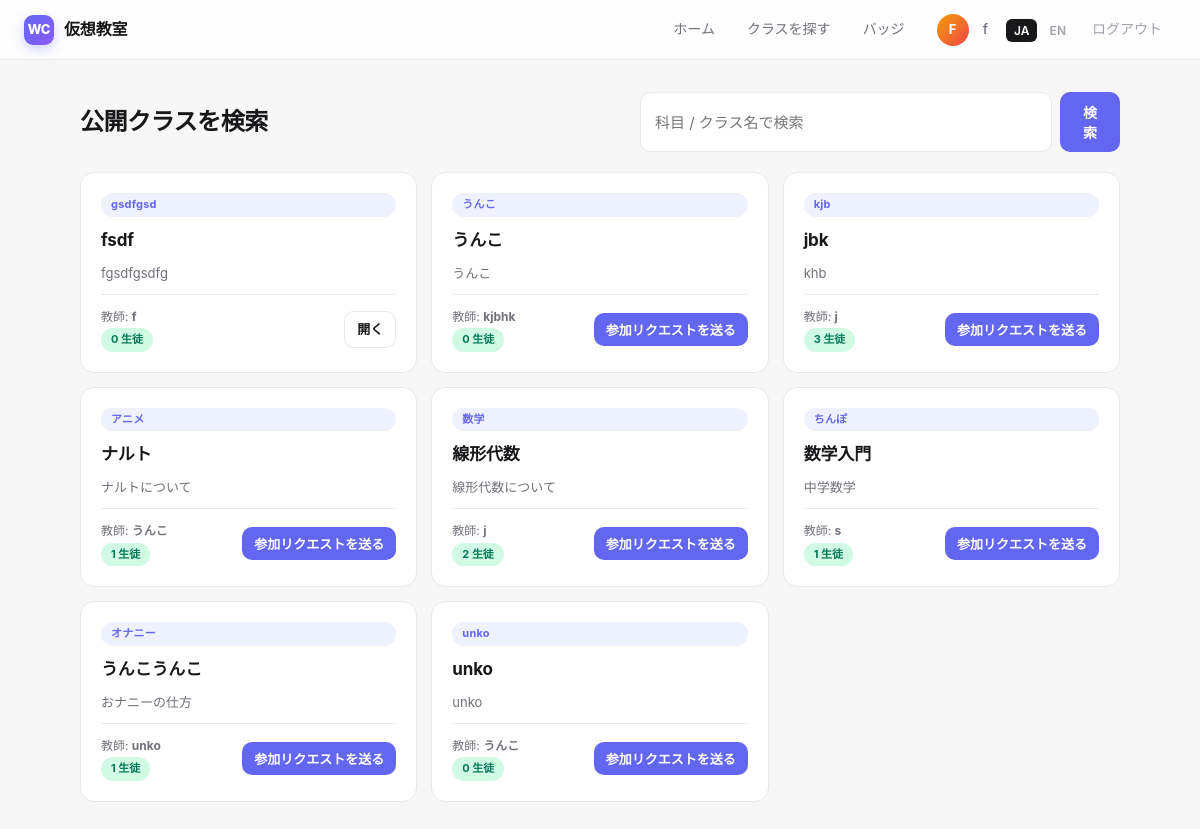
/classes (signed in), run on the app's committed database.
### tables this page shows
CREATE TABLE users (
        id INTEGER PRIMARY KEY AUTOINCREMENT,
        name TEXT NOT NULL UNIQUE,
        created_at TEXT NOT NULL
    , lang TEXT DEFAULT 'ja', title TEXT DEFAULT '', bio TEXT DEFAULT '', skin TEXT DEFAULT 'default');

CREATE TABLE classes (
        id INTEGER PRIMARY KEY AUTOINCREMENT,
        title TEXT NOT NULL,
        subject TEXT NOT NULL,
        description TEXT,
        teacher_id INTEGER NOT NULL,
        join_code TEXT NOT NULL UNIQUE,
        created_at TEXT NOT NULL, blackboard TEXT DEFAULT '', ai_mode INTEGER DEFAULT 0, stage INTEGER DEFAULT 0, is_public INTEGER DEFAULT 1, ai_teacher_mode INTEGER DEFAULT 0, teaching_focus TEXT DEFAULT '', taught_by TEXT DEFAULT '', is_weekly INTEGER DEFAULT 0, weekly_time TEXT DEFAULT '',
        FOREIGN KEY (teacher_id) REFERENCES users(id)
    );

### main.py (the view)
@app.get("/classes", response_class=HTMLResponse)
def browse_classes(request: Request, q: str = ""):
    user = current_user(request)
    if not user:
        return RedirectResponse("/login")
    raw = list_public_classes(q)
    results = []
    for c in raw:
        d = dict(c)
        d["student_count"] = count_students(c["id"])
        results.append(d)
    my_classes = {c["id"] for c in list_classes_for_user(user["id"])}
    return templates.TemplateResponse(
        request, "browse.html",
        ctx(request, user, results=results, q=q, my_classes=my_classes),
    )

### templates/browse.html (shortened to what this page needs)
{% extends "base.html" %}
{% block content %}
<div class="search-h">
  <h1>{{ T.search_classes }}</h1>
  <form method="get" action="/classes" class="search-bar">
    <input type="text" name="q" value="{{ q }}" placeholder="{{ T.search_placeholder }}">
    <button class="btn" type="submit">{{ T.search }}</button>
  </form>
</div>
{% if results %}
<div class="grid">
  {% for c in results %}
  <div class="class-card">
    <span class="pill">{{ c.subject }}</span>
    <h3>{{ c.title }}</h3>
    <div class="desc">{{ c.description or "" }}</div>
    <div class="foot">
      <div>
        <div class="teacher">{{ T.teacher }}: <strong>{{ c.teacher_name }}</strong></div>
        <div class="count">{{ c.student_count }} {{ T.student }}</div>
      </div>
      {% if c.id in my_classes %}
        <a class="btn sm ghost" href="/class/{{ c.id }}">{{ T.open }}</a>
      {% else %}
        <form method="post" action="/classes/{{ c.id }}/request">
          <button class="btn sm" type="submit">{{ T.request_join }}</button>
        </form>
      {% endif %}
    </div>
  </div>
  {% endfor %}
</div>
{% endif %}
{% endblock %}

### templates/base.html (shortened to what this page needs)
<!DOCTYPE html>
<html lang="{{ lang }}">
<head>
</head>
<body>
<header class="hdr">
  <a href="/dashboard" class="brand">
    <div class="logo">WC</div>
    <span>{{ T.app_title }}</span>
  </a>
  <nav>
        {% if user %}
      <a href="/dashboard">{{ T.home }}</a>
      <a href="/classes">{{ T.join_class }}</a>
      <a href="/badges">{{ T.badges }}</a>
      <a href="/u/{{ user.id }}" style="display:flex;align-items:center;gap:6px;">
        <span class="avatar">{{ user.name[0]|upper }}</span>
        <span>{{ user.name }}</span>
      </a>
      <span class="lang">
        <a href="/lang/ja" class="{% if lang == 'ja' %}active{% endif %}">JA</a>
        <a href="/lang/en" class="{% if lang == 'en' %}active{% endif %}">EN</a>
      </span>
      <a href="/logout" style="color:var(--text-soft);">{{ T.logout }}</a>
    {% else %}
      <span class="lang">
        <a href="/lang/ja" class="{% if lang == 'ja' %}active{% endif %}">JA</a>
        <a href="/lang/en" class="{% if lang == 'en' %}active{% endif %}">EN</a>
      </span>
    {% endif %}
  </nav>
</header>
<main class="{% block main_class %}{% endblock %}">
{% block content %}{% endblock %}
</main>
</body>
</html>

### templates/base.html (style rules this page uses)
:root { --bg: #f7f7f8; --surface: #ffffff; --surface-2: #fafafa; --border: #e8e8ec; --text: #18181b; --text-muted: #71717a; --text-soft: #a1a1aa; --primary: #6366f1; --primary-hover: #4f46e5; --primary-soft: #eef2ff; --teacher: #f59e0b; --teacher-soft: #fef3c7; --student: #10b981; --student-soft: #d1fae5; --danger: #ef4444; --danger-soft: #fee2e2; --success: #10b981; --radius: 14px; --radius-sm: 10px; --radius-lg: 20px; --shadow-sm: 0 1px 2px rgba(0,0,0,.04); --shadow: 0 4px 12px rgba(0,0,0,.05); --shadow-lg: 0 12px 32px rgba(0,0,0,.08); --font: -apple-system, BlinkMacSystemFont, "Inter", "Hiragino Sans", "Yu Gothic UI", "Meiryo", sans-serif; }
* { box-sizing: border-box; }
html, body { margin: 0; padding: 0; }
body { font-family: var(--font); background: var(--bg); color: var(--text); font-size: 15px; line-height: 1.6; -webkit-font-smoothing: antialiased; }
a { color: inherit; text-decoration: none; }
button { font-family: inherit; }
.hdr { background: rgba(255,255,255,.85); backdrop-filter: saturate(180%) blur(12px); -webkit-backdrop-filter: saturate(180%) blur(12px); border-bottom: 1px solid var(--border); padding: 0 24px; height: 60px; display: flex; align-items: center; justify-content: space-between; position: sticky; top: 0; z-index: 50; }
.hdr .brand { display: flex; align-items: center; gap: 10px; font-weight: 700; font-size: 16px; letter-spacing: -.01em; }
.hdr .brand .logo { width: 30px; height: 30px; border-radius: 9px; background: linear-gradient(135deg, #6366f1, #8b5cf6); display: flex; align-items: center; justify-content: center; color: #fff; font-size: 13px; font-weight: 800; box-shadow: 0 4px 12px rgba(99,102,241,.3); }
.hdr nav { display: flex; align-items: center; gap: 4px; }
.hdr nav a { padding: 7px 14px; border-radius: 8px; font-size: 14px; color: var(--text-muted); font-weight: 500; transition: all .15s; }
.hdr .avatar { width: 32px; height: 32px; border-radius: 50%; background: linear-gradient(135deg, #f59e0b, #ef4444); color: #fff; font-weight: 700; font-size: 13px; display: flex; align-items: center; justify-content: center; margin-right: 8px; }
.hdr .lang a { padding: 4px 8px; border-radius: 6px; font-size: 12px; color: var(--text-soft); font-weight: 600; }
.hdr .lang a.active { background: var(--text); color: #fff; }
main { max-width: 1080px; margin: 32px auto; padding: 0 20px; }
input[type=text], input[type=number], textarea, select { width: 100%; padding: 11px 14px; border: 1.5px solid var(--border); border-radius: var(--radius-sm); font-size: 15px; font-family: inherit; background: var(--surface); color: var(--text); transition: all .15s; margin-bottom: 4px; }
.btn { display: inline-flex; align-items: center; gap: 6px; padding: 10px 18px; border-radius: var(--radius-sm); background: var(--primary); color: #fff; border: none; font-size: 14px; font-weight: 600; cursor: pointer; transition: all .15s; text-decoration: none; font-family: inherit; }
.btn.ghost { background: var(--surface); color: var(--text); border: 1.5px solid var(--border); }
.btn.sm { padding: 7px 12px; font-size: 13px; }
.pill { display: inline-block; padding: 3px 10px; border-radius: 20px; font-size: 11px; font-weight: 700; letter-spacing: .02em; background: var(--primary-soft); color: var(--primary); }

### data on the page
users: name "F", name "f"
classes: subject "gsdfgsd", title "fsdf", description "fgsdfgsdfg", teacher "教師", teacher_name "f", student_count "0", student "生徒", open "開く"
classes: subject "うんこ", title "うんこ", description "うんこ", teacher "教師", teacher_name "kjbhk", student_count "0", student "生徒", request_join "参加リクエストを送る"
classes: subject "kjb", title "jbk", description "khb", teacher "教師", teacher_name "j", student_count "3", student "生徒", request_join "参加リクエストを送る"
classes: subject "アニメ", title "ナルト", description "ナルトについて", teacher "教師", teacher_name "うんこ", student_count "1", student "生徒", request_join "参加リクエストを送る"
classes: subject "数学", title "線形代数", description "線形代数について", teacher "教師", teacher_name "j", student_count "2", student "生徒", request_join "参加リクエストを送る"
classes: subject "ちんぽ", title "数学入門", description "中学数学", teacher "教師", teacher_name "s", student_count "1", student "生徒", request_join "参加リクエストを送る"
classes: subject "オナニー", title "うんこうんこ", description "おナニーの仕方", teacher "教師", teacher_name "unko", student_count "1", student "生徒", request_join "参加リクエストを送る"
classes: subject "unko", title "unko", description "unko", teacher "教師", teacher_name "うんこ", student_count "0", student "生徒", request_join "参加リクエストを送る"

### other printed values
{{ T.app_title }} "仮想教室"
{{ T.home }} "ホーム"
{{ T.join_class }} "クラスを探す"
{{ T.badges }} "バッジ"
{{ T.logout }} "ログアウト"
{{ T.search_classes }} "公開クラスを検索"
{{ T.search }} "検索"
